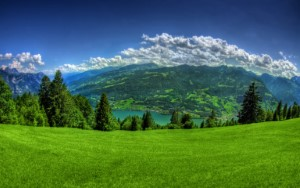
#> input picture examples/gradual-coloring-starting.jpg, 300 x 188 px, found by its file name
$ python tester.py
#> lines starting #> are read from the running program, lines starting #| are printed output that depends on the picture
### gradual-coloring/python/canvas.py
from PIL import Image
from artist import artist
from lineartist import lineartist
import random


class canvas:

    def __init__(self, steps, tries):
        self.ideal_picture = None
        self.drawn_picture = None
        self.artist = artist(steps, tries)
        return

    def set_ideal_picture(self, picture_path):
#> called with picture_path = 'gradual-coloring-starting.jpg'
        self.ideal_picture = Image.open(picture_path)
#> self.ideal_picture is the input picture: PIL image 300x188 RGB; mean R, G, B 68.8, 108.7, 78.6
        return

    def paint(self):
        self.drawn_picture = self.artist.paint(self.ideal_picture)
#> the loop in paint, `for step in range(self.max_steps):` made 5000 passes
#> pass 1, in evaluate_option, `rel_pic = raw_pic[y1: y2 + 1, x1: x2 + 1, color]`:
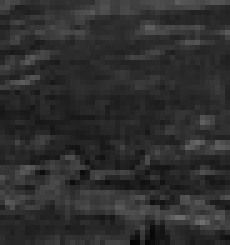
#> rel_pic: shape (49, 46) (shown 5 times larger); min 3, max 111, mean 46.2
#> pass 1, in evaluate_option (call 2), `rel_pic = raw_pic[y1: y2 + 1, x1: x2 + 1, color]`:
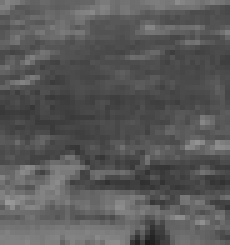
#> rel_pic: shape (49, 46) (shown 5 times larger); min 27, max 153, mean 88.8
#> pass 1, in evaluate_option (call 3), `rel_pic = raw_pic[y1: y2 + 1, x1: x2 + 1, color]`:
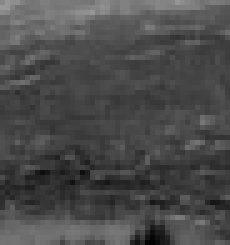
#> rel_pic: shape (49, 46) (shown 5 times larger); min 0, max 152, mean 74.9
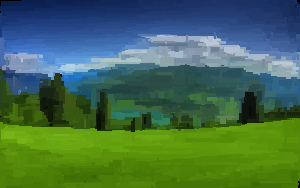
#> self.drawn_picture: PIL image 300x188 RGB; mean R, G, B 67.8, 107.8, 77.8
        return

    def show(self):
        self.drawn_picture.show()
        return

### gradual-coloring/python/artist.py
from numpy.random import randint
import numpy as np
import PIL


def create_canvas(max_x, max_y):
    return np.zeros(shape=(max_y, max_x, 3))


class artist:

    def __init__(self, max_steps, max_tries):
        self.max_steps = max_steps
        self.max_tries = max_tries
        return

    def paint(self, ideal_picture):

        max_x, max_y = ideal_picture.size

        raw_pic = np.array(ideal_picture)
        raw_canvas = create_canvas(max_x, max_y)

        generator = self.option_generator(max_x, max_y)
        evaluator = self.option_evaluator(raw_pic, raw_canvas)

        for step in range(self.max_steps):
            if step % 1000 == 0:
                print(step)
            options = [generator(step) for x in range(0, self.max_tries)]
            evaluations = [evaluator(option) for option in options]

            best_option = min(evaluations, key=lambda eval: eval["error"])
            if best_option["error"] <= 0:
                self.paint_option(best_option, raw_canvas)

        return PIL.Image.fromarray(np.uint8(raw_canvas))

    def paint_option(self, best, canvas):
        (x1, y1), (x2, y2) = best["option"]
        r, g, b = best["red"], best["green"], best["blue"]

        canvas[y1: y2 + 1, x1: x2 + 1, 0].fill(r)
        canvas[y1: y2 + 1, x1: x2 + 1, 1].fill(g)
        canvas[y1: y2 + 1, x1: x2 + 1, 2].fill(b)

        return

    def option_generator(self, max_x, max_y):
        def gen(step):
            return self.generate_option(step, max_x, max_y)
        return gen

    def generate_option(self, step, max_x, max_y):
        dx = 1 + randint(0, high=50)
        dy = 1 + randint(0, high=50)
        x1, y1 = randint(0, high=max_x-dx), randint(0, high=max_y-dy)
        return ((x1, y1), (x1 + dx, y1 + dy))

    def option_evaluator(self, raw_pic, raw_can):

        def evaluator(option):
            r, r_err = self.evaluate_option(raw_pic, raw_can, 0, option)
            g, g_err = self.evaluate_option(raw_pic, raw_can, 1, option)
            b, b_err = self.evaluate_option(raw_pic, raw_can, 2, option)

            err = r_err + g_err + b_err

            return {"option": option, "red": r, "green": g, "blue": b,
                    "error": err}

        return evaluator

    def evaluate_option(self, raw_pic, raw_canvas, color, option):
        (x1, y1), (x2, y2) = option
        rel_pic = raw_pic[y1: y2 + 1, x1: x2 + 1, color]
        rel_canvas = raw_canvas[y1: y2 + 1, x1: x2 + 1, color]
        # Get averages
        avg_color = np.mean(rel_pic)
        # Evaluate
        old_mistake = np.mean(np.absolute(np.subtract(rel_pic, rel_canvas)))
        new_mistake = np.mean(np.absolute(np.subtract(rel_pic, avg_color)))
        return (avg_color, new_mistake - old_mistake)

### gradual-coloring/python/tester.py
from canvas import canvas

masterpiece = canvas(5000, 10)
masterpiece.set_ideal_picture("gradual-coloring-starting.jpg")
masterpiece.paint()
masterpiece.show()

$ run again, with examples/ML-dual-rebuild-starting-1.jpg copied over examples/gradual-coloring-starting.jpg
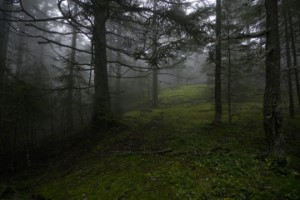
#> input picture examples/ML-dual-rebuild-starting-1.jpg, 300 x 200 px, found by its file name
#> in set_ideal_picture, self.ideal_picture is the input picture: PIL image 300x200 RGB; mean R, G, B 44.8, 47.5, 37.8
#> the loop in paint, `for step in range(self.max_steps):` made 5000 passes
#> pass 1, in evaluate_option (call 3), `rel_pic = raw_pic[y1: y2 + 1, x1: x2 + 1, color]`:
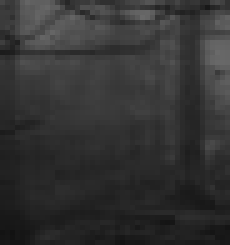
#> rel_pic: shape (49, 46) (shown 5 times larger); min 18, max 105, mean 50.7
#> in paint, `self.drawn_picture = self.artist.paint(self.ideal_picture)`:
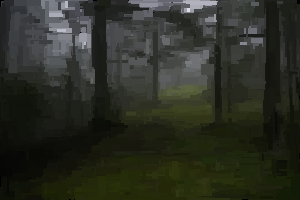
#> self.drawn_picture: PIL image 300x200 RGB; mean R, G, B 43.6, 46.2, 36.4

$ run again, with examples/ML-dual-rebuild-starting-2.jpg copied over examples/gradual-coloring-starting.jpg
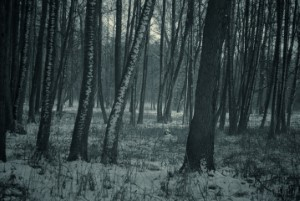
#> input picture examples/ML-dual-rebuild-starting-2.jpg, 300 x 201 px, found by its file name
#> in set_ideal_picture, self.ideal_picture is the input picture: PIL image 300x201 RGB; mean R, G, B 52.9, 66.4, 67.3
#> the loop in paint, `for step in range(self.max_steps):` made 5000 passes
#> pass 1, in evaluate_option, `rel_pic = raw_pic[y1: y2 + 1, x1: x2 + 1, color]`:
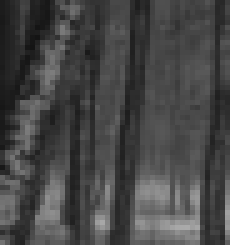
#> rel_pic: shape (49, 46) (shown 5 times larger); min 20, max 170, mean 70.4
#> in paint, `self.drawn_picture = self.artist.paint(self.ideal_picture)`:
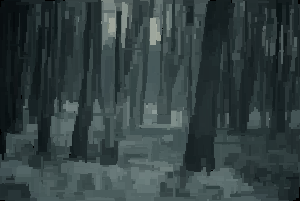
#> self.drawn_picture: PIL image 300x201 RGB; mean R, G, B 51.5, 64.9, 65.8
